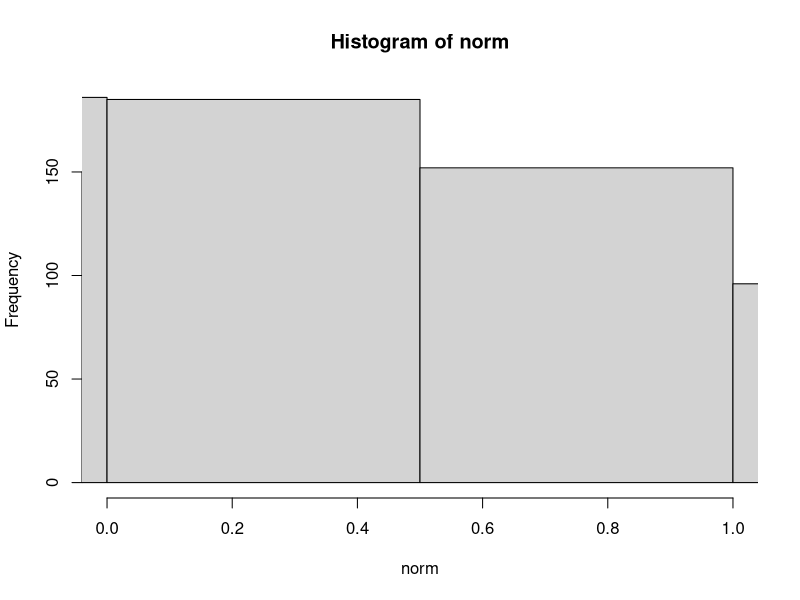
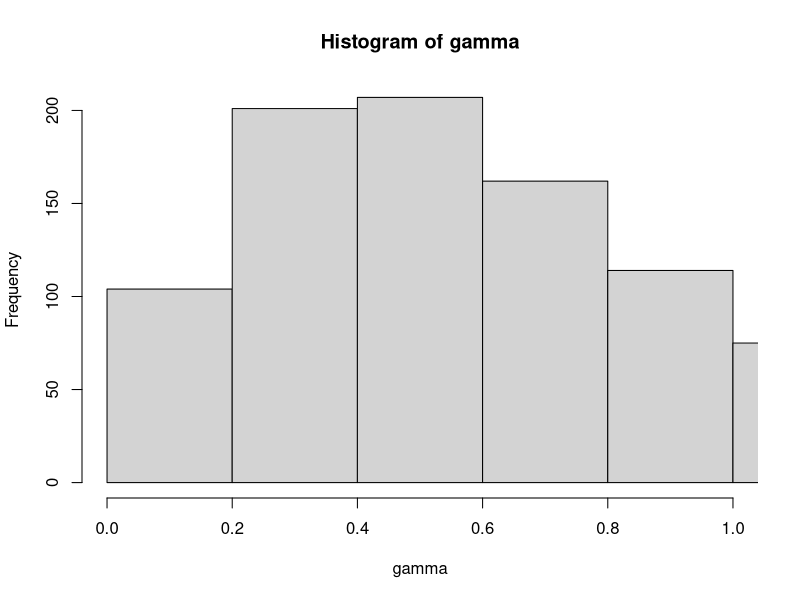
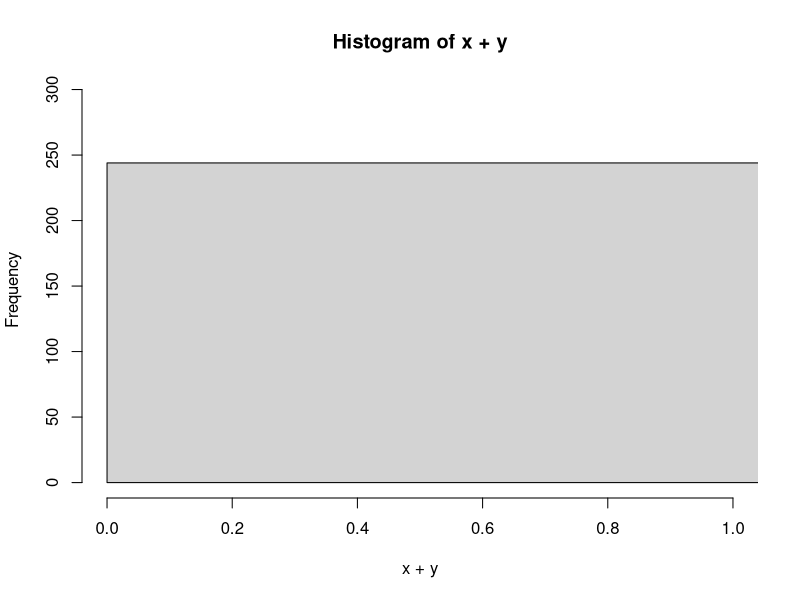
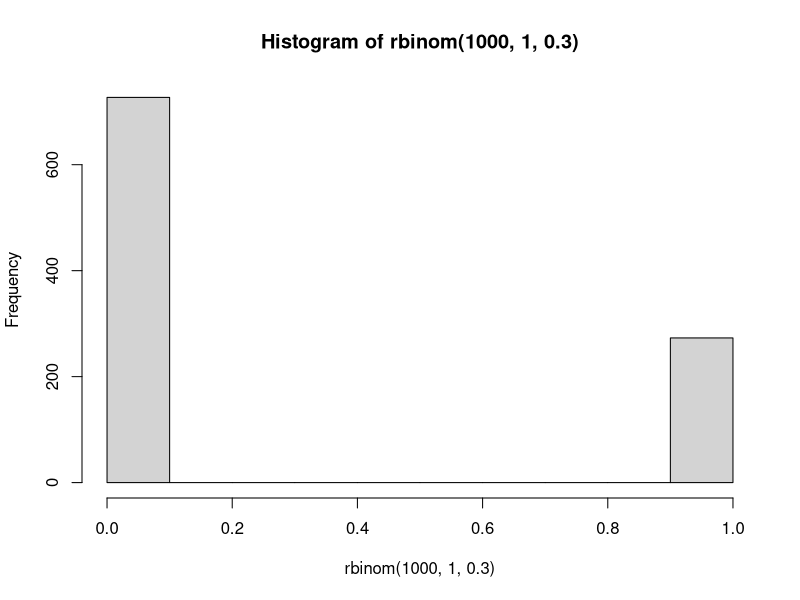
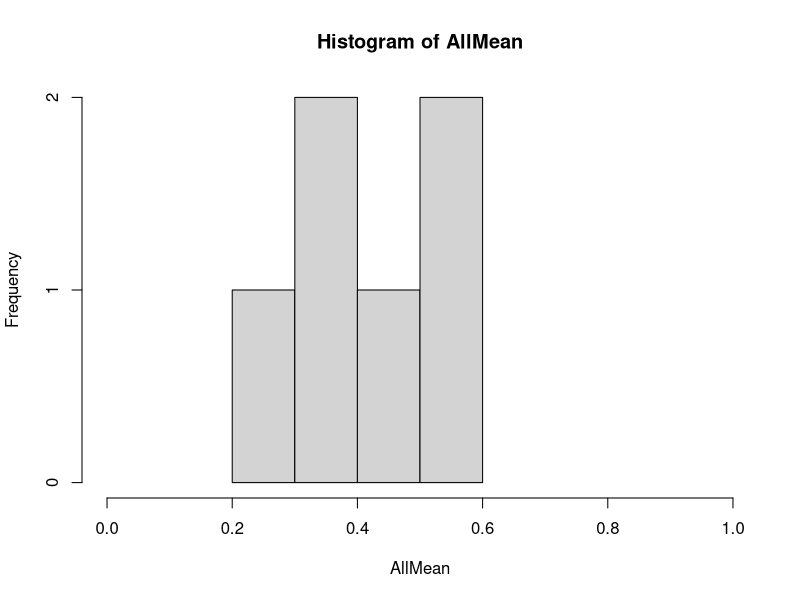

Here is the R script that generated these plots, in order:
#Project 5 code 
# Draw 1000 samples from the following distributions and create histograms for each.
# Be sure to comment about each histogram.  
# Remember all histograms should have four items addressed.

# (a) X ~ N (0, 1) using rnorm function.  (10 pts)
norm <- rnorm(1000)
hist(norm, xlim = c(0, 1))
# for rnorm 
# shape is symmetric 
#center about 0.4 
# spead is from 0 to 1 . range = 0.2
#no unusual 


# (b) X~ Gamma(2, 3) using the rgamma function. (10 pts)
gamma <- rgamma(1000, 2, 3)
hist(gamma, xlim = c(0, 1))
# for rgamma:
# shape is symmetric 
#center about 0.6 
# spead is from 0 to 1 . range = 0.2
#no unusual 

# (c) X+Y where X~ N(5,2) and Y^2(15).  (10 pts) 
x <- rnorm(1000, 5, 2)
y <- x^2*15
hist(x+y, xlim = c(0, 1)) 
# for x+Y: 
# shape is symmetric 
#center about half 
# spead is from 0 to 1 . range = 0.2
#Seems as if the sspread from 0 to 1 is the majority of the points andd drops off after that. 

# (d) X~Binomial(1, 0.3).  (10 pts) 
hist(rbinom(1000, 1, 0.3) , xlim = c(0, 1))
# for rnorm 
# shape is bimodal 
#center about 0.1 
# spead is from 0 to 1 . range = 0.2
#There is a gap inbetween 0.1 to 0.9 

# (e) Calculate the mean of Xi where X1, X2, ..., X~Binomial(1, 0.4) for n = 2, 5, 10, 20, 50, 100.
bin1 <- rbinom(2, 1, 0.4)
bin2 <- rbinom(5, 1, 0.4)
bin3 <- rbinom(10, 1, 0.4)
bin4 <- rbinom(20, 1, 0.4)
bin5 <- rbinom(50, 1, 0.4)
bin6 <- rbinom(100, 1, 0.4)

mbin1 <- mean(bin1)
mbin2 <-mean(bin2)
mbin3 <-mean(bin3)
mbin4 <-mean(bin4)
mbin5 <-mean(bin5)
mbin6 <-mean(bin6)

AllMean <- c(mbin1, mbin2, mbin3, mbin4, mbin5, mbin6)

hist(AllMean, xlim = c(0, 1))
# for All mean 
# shape is bimodal 
#center about 0.3
# spead is from 0.2 to 1 . range = 0.2
#There is a gap inbetween 0.4 to 0.8 and no data at 0 to 0.2

###### AS N increases:
# 1 rnorm: the frequency seems to shrink by 50 as N approaches a milestone of the range. (0.2,0.4,0.6,...,1)
# 2 rgamma: the frequency seems to shrink by 50 as N approaches a milestone of the range. (0.2,0.4,0.6,...,1)
# 3 X+Y: The frequncy seems to stay consistent as N approaches 1.
# 4 rbimom: The freequncy seems to be non existent after the intial start of the spread and by the end it spikes to a level about have of the intial start 
# 5 All Means: The freequency seems to be a 5th of what is was by the time it reaches its max at 1. 




# Here I want a histogram of the mean of the samples.  
#There should be 6 separate histograms with comments on each.  (There are only 5 asked for in the problem)
#Restrict the x-axis to stay at 0 to 1 for all plots.  Comment on the differences between plots as n increases.  (30 pts).